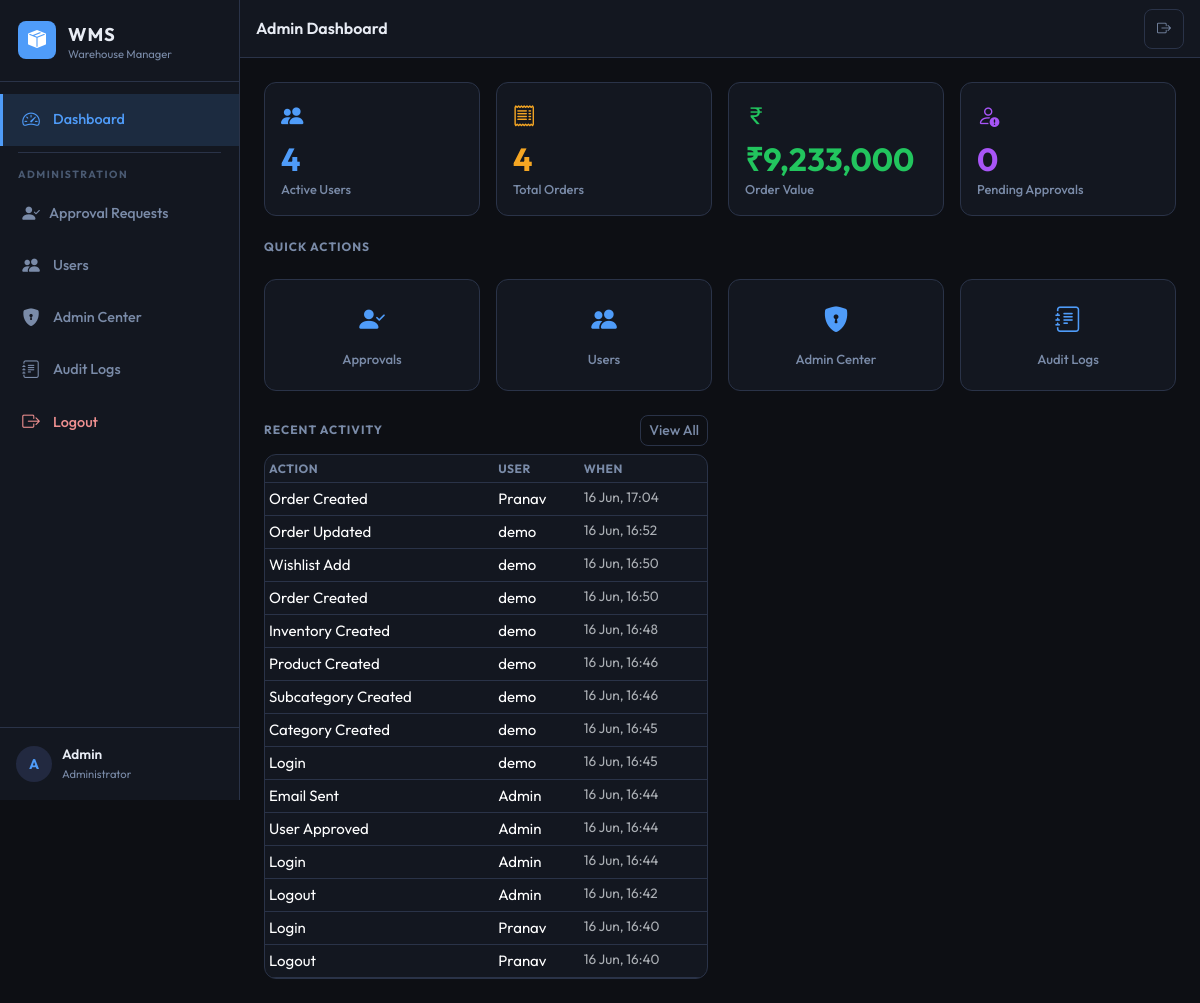
The app's page / (signed in) with its own data.
### aps/models.py (models this page shows, shortened)
class AuditLog(models.Model):
    ACTION_LOGIN = 'login'
    ACTION_LOGOUT = 'logout'
    ACTION_USER_APPROVED = 'user_approved'
    ACTION_USER_REJECTED = 'user_rejected'
    ACTION_USER_DEACTIVATED = 'user_deactivated'
    ACTION_USER_ACTIVATED = 'user_activated'
    ACTION_PRODUCT_CREATED = 'product_created'
    ACTION_PRODUCT_UPDATED = 'product_updated'
    ACTION_PRODUCT_DELETED = 'product_deleted'
    ACTION_PRODUCT_RESTORED = 'product_restored'
    ACTION_PRODUCT_PERMANENT_DELETE = 'product_permanent_delete'
    ACTION_INVENTORY_CREATED = 'inventory_created'
    ACTION_INVENTORY_UPDATED = 'inventory_updated'
    ACTION_INVENTORY_DELETED = 'inventory_deleted'
    ACTION_LOCATION_CHANGED = 'location_changed'
    ACTION_ORDER_CREATED = 'order_created'
    ACTION_ORDER_UPDATED = 'order_updated'
    ACTION_ORDER_DELETED = 'order_deleted'
    ACTION_EXPORT = 'export'
    ACTION_SETTINGS_CHANGED = 'settings_changed'
    ACTION_CATEGORY_CREATED = 'category_created'
    ACTION_SUBCATEGORY_CREATED = 'subcategory_created'
    ACTION_WISHLIST_ADD = 'wishlist_add'
    ACTION_WISHLIST_REMOVE = 'wishlist_remove'
    ACTION_PERMISSION_CHANGED = 'permission_changed'
    ACTION_EMAIL_SENT = 'email_sent'
    ACTION_EMAIL_FAILED = 'email_failed'
    ACTION_CHOICES = [
        (ACTION_LOGIN, 'Login'),
        (ACTION_LOGOUT, 'Logout'),
        (ACTION_USER_APPROVED, 'User Approved'),
        (ACTION_USER_REJECTED, 'User Rejected'),
        (ACTION_USER_DEACTIVATED, 'User Deactivated'),
        (ACTION_USER_ACTIVATED, 'User Activated'),
        (ACTION_PRODUCT_CREATED, 'Product Created'),
        (ACTION_PRODUCT_UPDATED, 'Product Updated'),
        (ACTION_PRODUCT_DELETED, 'Product Deleted'),
        (ACTION_PRODUCT_RESTORED, 'Product Restored'),
        (ACTION_PRODUCT_PERMANENT_DELETE, 'Product Permanently Deleted'),
        (ACTION_INVENTORY_CREATED, 'Inventory Created'),
        (ACTION_INVENTORY_UPDATED, 'Inventory Updated'),
        (ACTION_INVENTORY_DELETED, 'Inventory Deleted'),
        (ACTION_LOCATION_CHANGED, 'Location Changed'),
        (ACTION_ORDER_CREATED, 'Order Created'),
        (ACTION_ORDER_UPDATED, 'Order Updated'),
        (ACTION_ORDER_DELETED, 'Order Deleted'),
        (ACTION_EXPORT, 'Data Export'),
        (ACTION_SETTINGS_CHANGED, 'Settings Changed'),
        (ACTION_CATEGORY_CREATED, 'Category Created'),
        (ACTION_SUBCATEGORY_CREATED, 'Subcategory Created'),
        (ACTION_WISHLIST_ADD, 'Wishlist Add'),
        (ACTION_WISHLIST_REMOVE, 'Wishlist Remove'),
        (ACTION_PERMISSION_CHANGED, 'Permission Changed'),
        (ACTION_EMAIL_SENT, 'Email Sent'),
        (ACTION_EMAIL_FAILED, 'Email Failed'),
    ]
    user = models.ForeignKey(
        User,
        on_delete=models.SET_NULL,
        null=True, blank=True,
        related_name='audit_logs',
        help_text='User who performed the action.',
    )
    action = models.CharField(max_length=40, choices=ACTION_CHOICES, db_index=True)
    object_type = models.CharField(max_length=50, blank=True, db_index=True)
    object_id = models.PositiveIntegerField(null=True, blank=True, db_index=True)
    object_repr = models.CharField(max_length=255, blank=True)
    details = models.TextField(blank=True, help_text='JSON or text details of the change.')
    ip_address = models.GenericIPAddressField(null=True, blank=True)
    user_agent = models.CharField(max_length=500, blank=True)
    created_at = models.DateTimeField(auto_now_add=True, db_index=True)
    class Meta:
        ordering = ['-created_at']
        verbose_name = 'Audit Log'
        verbose_name_plural = 'Audit Logs'
        indexes = [
            models.Index(fields=['action', '-created_at'], name='idx_audit_action_date'),
            models.Index(fields=['user', '-created_at'], name='idx_audit_user_date'),
            models.Index(fields=['object_type', 'object_id'], name='idx_audit_object'),
        ]

### aps/views/dashboard.py (the view, shortened to what this page needs)
# urls.py: path('', views.dashboard, name='dashboard'),
@login_required
def dashboard(request):
    if is_administrator(request.user):
        stats = DashboardService.company_stats(request.user)
        context = {
            'page_title': 'Admin Dashboard',
            'active_menu': 'dashboard',
            'is_admin_dashboard': True,
            **stats,
        }
    return render(request, 'aps/dashboard.html', context)

### aps/permissions.py (called while the page is built)
def is_administrator(user):
    return user.is_authenticated and user.is_active and (
        user.is_staff or user.is_superuser
    )

def can_export(user):
    if is_administrator(user):
        return True
    profile = get_user_profile(user)
    return profile and profile.can_export

def can_manage_settings(user):
    if is_administrator(user):
        return True
    profile = get_user_profile(user)
    return profile and profile.can_manage_settings

def can_delete_products(user):
    if is_administrator(user):
        return True
    profile = get_user_profile(user)
    return profile and profile.can_delete_products

### aps/templatetags/aps_tags.py (called while the page is built)
@register.simple_tag
def active_class(request, *url_names):
    try:
        match = resolve(request.path)
        if match.url_name in url_names:
            return "active"
    except Resolver404:
        pass
    return ""

@register.filter(name="currency")
def currency_filter(value):
    try:
        amount = float(value)
        if amount == int(amount):
            return f"₹{int(amount):,}"
        return f"₹{amount:,.2f}"
    except (ValueError, TypeError):
        return f"₹{value}"

### aps/templates/aps/dashboard.html (shortened to what this page needs)
{% extends 'aps/base.html' %}
{% load static %}
{% load aps_tags %}
{% block content %}
<div class="row g-3 mb-4">
  {% if is_admin_dashboard %}
  <div class="col-6 col-lg-3">
    <div class="stat-card stat-blue">
      <div class="stat-icon"><i class="bi bi-people-fill"></i></div>
      <div class="stat-value">{{ active_users }}</div>
      <div class="stat-label">Active Users</div>
    </div>
  </div>
  <div class="col-6 col-lg-3">
    <div class="stat-card stat-amber">
      <div class="stat-icon"><i class="bi bi-receipt"></i></div>
      <div class="stat-value">{{ total_orders }}</div>
      <div class="stat-label">Total Orders</div>
    </div>
  </div>
  <div class="col-6 col-lg-3">
    <div class="stat-card stat-green">
      <div class="stat-icon"><i class="bi bi-currency-rupee"></i></div>
      <div class="stat-value">{{ total_order_value|currency }}</div>
      <div class="stat-label">Order Value</div>
    </div>
  </div>
  <div class="col-6 col-lg-3">
    <div class="stat-card stat-purple">
      <div class="stat-icon"><i class="bi bi-person-exclamation"></i></div>
      <div class="stat-value">{{ pending_users }}</div>
      <div class="stat-label">Pending Approvals</div>
    </div>
  </div>
  {% endif %}
</div>
<div class="row g-3 mb-4">
  <div class="col-12">
    <h6 class="section-label">Quick Actions</h6>
  </div>
  {% if is_admin_dashboard %}
  <div class="col-6 col-md-3">
    <a href="{% url 'approval_requests' %}" class="quick-action-card">
      <i class="bi bi-person-check-fill"></i>
      <span>Approvals</span>
    </a>
  </div>
  <div class="col-6 col-md-3">
    <a href="{% url 'users_list' %}" class="quick-action-card">
      <i class="bi bi-people-fill"></i>
      <span>Users</span>
    </a>
  </div>
  <div class="col-6 col-md-3">
    <a href="{% url 'admin_control' %}" class="quick-action-card">
      <i class="bi bi-shield-lock-fill"></i>
      <span>Admin Center</span>
    </a>
  </div>
  <div class="col-6 col-md-3">
    <a href="{% url 'admin_audit_logs' %}" class="quick-action-card">
      <i class="bi bi-journal-text"></i>
      <span>Audit Logs</span>
    </a>
  </div>
  {% endif %}
</div>
<div class="row g-4">
  <div class="col-12 col-lg-6">
    <div class="mb-2 d-flex align-items-center justify-content-between">
      <h6 class="section-label mb-0">{% if is_admin_dashboard %}Recent Activity{% else %}My Recent Orders{% endif %}</h6>
      <a href="{% if is_admin_dashboard %}{% url 'admin_audit_logs' %}{% else %}{% url 'order_list' %}{% endif %}" class="btn btn-sm btn-outline-secondary">View All</a>
    </div>
    {% if is_admin_dashboard and recent_activity %}
    <div class="data-table-wrap">
      <table class="table table-dark table-hover table-sm mb-0">
        <thead><tr><th>Action</th><th>User</th><th>When</th></tr></thead>
        <tbody>
          {% for log in recent_activity %}
          <tr>
            <td>{{ log.get_action_display }}</td>
            <td>{{ log.user.username|default:"—" }}</td>
            <td class="text-muted text-sm">{{ log.created_at|date:"d M, H:i" }}</td>
          </tr>
          {% endfor %}
        </tbody>
      </table>
    </div>
    {% else %}
    <div class="empty-state py-4">
      <p class="text-muted mb-0">No recent orders yet.</p>
    </div>
    {% endif %}
  </div>
</div>
{% endblock %}

### aps/templates/aps/base.html (shortened to what this page needs)
{% load static %}
{% load aps_tags %}
<!DOCTYPE html>
<html lang="en" data-bs-theme="dark">
<head>
  <link rel="stylesheet" href="https://cdn.jsdelivr.net/npm/bootstrap@5.3.3/dist/css/bootstrap.min.css">
  <link rel="stylesheet" href="https://cdn.jsdelivr.net/npm/bootstrap-icons@1.11.3/font/bootstrap-icons.css">
  <link rel="stylesheet" href="{% static 'css/main.css' %}">
</head>
<body>
{% if user.is_authenticated %}
  <div class="app-wrapper">
    <aside class="sidebar d-none d-lg-flex flex-column">
      <div class="sidebar-brand">
        <div class="brand-icon"><i class="bi bi-box-seam-fill"></i></div>
        <div>
          <span class="brand-name">WMS</span>
          <div class="brand-sub">Warehouse Manager</div>
        </div>
      </div>
      {% include 'aps/sidebar_nav.html' %}
      <div class="sidebar-footer">
        <div class="user-chip">
          <div class="user-avatar">{{ user.username|first|upper }}</div>
          <div class="user-info">
            <span class="user-name">{{ user.username }}</span>
            <span class="user-role">{% if user.is_superuser %}Administrator{% elif user.is_staff %}Administrator{% else %}Staff Member{% endif %}</span>
          </div>
        </div>
      </div>
    </aside>
    <div class="main-area">
      <nav class="topnav">
        <div class="topnav-title">{{ page_title|default:"Dashboard" }}</div>
        <div class="topnav-actions">
          <a href="{% url 'logout' %}" class="btn btn-icon btn-outline-secondary btn-sm" title="Logout">
            <i class="bi bi-box-arrow-right"></i>
          </a>
        </div>
      </nav>
      <main class="page-content">
        {% block content %}{% endblock %}
      </main>
    </div>
  </div>
{% else %}
  {% block auth_content %}{% endblock %}
{% endif %}
</body>
</html>

### records on screen
AuditLog: action "Order Created", user.username "Pranav", created_at "16 Jun, 17:04"
AuditLog: action "Order Updated", user.username "demo", created_at "16 Jun, 16:52"
AuditLog: action "Wishlist Add", user.username "demo", created_at "16 Jun, 16:50"
AuditLog: action "Order Created", user.username "demo", created_at "16 Jun, 16:50"
AuditLog: action "Inventory Created", user.username "demo", created_at "16 Jun, 16:48"
AuditLog: action "Product Created", user.username "demo", created_at "16 Jun, 16:46"
AuditLog: action "Subcategory Created", user.username "demo", created_at "16 Jun, 16:46"
AuditLog: action "Category Created", user.username "demo", created_at "16 Jun, 16:45"
AuditLog: action "Login", user.username "demo", created_at "16 Jun, 16:45"
AuditLog: action "Email Sent", user.username "Admin", created_at "16 Jun, 16:44"
AuditLog: action "User Approved", user.username "Admin", created_at "16 Jun, 16:44"
AuditLog: action "Login", user.username "Admin", created_at "16 Jun, 16:44"
AuditLog: action "Logout", user.username "Admin", created_at "16 Jun, 16:42"
AuditLog: action "Login", user.username "Pranav", created_at "16 Jun, 16:40"
AuditLog: action "Logout", user.username "Pranav", created_at "16 Jun, 16:40"

### other values on screen
{{ user.username|first|upper }} "A"
{{ user.username }} "Admin"
{{ page_title|default:"Dashboard" }} "Admin Dashboard"
{{ active_users }} "4"
{{ total_orders }} "4"
{{ total_order_value|currency }} "₹9,233,000"
{{ pending_users }} "0"
